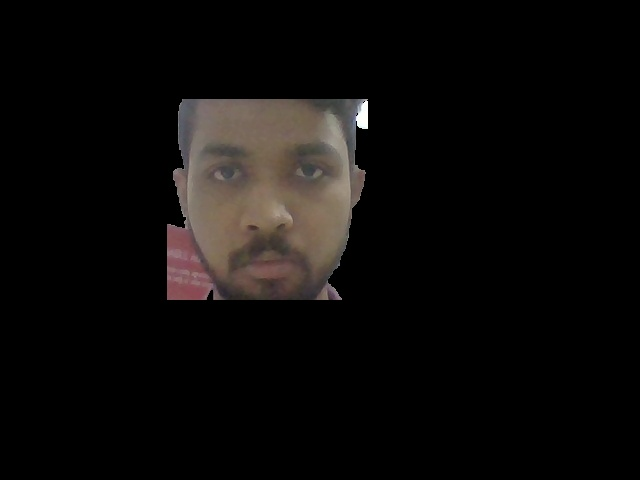
#> input picture extracted_images/extracted.jpg, 640 x 480 px, found by its file name
$ python move.py
#> lines starting #> are read from the running program, lines starting #| are printed output that depends on the picture
import cv2
import numpy as np
image = cv2.imread('../extracted_images/extracted.jpg')
#> image is the input picture: shape (480, 640, 3); mean B, G, R 10.1, 11.2, 13.1
# store the height and width of image
height,width = image.shape[:2]
#> height = 480; width = 640
print(image.shape[:2])
#| (480, 640)
quater_height, quater_width = -100, -100
T = np.float32([[1,0,quater_width],[0,1,quater_height]])
img_translation=cv2.warpAffine(image,T,(width,height))
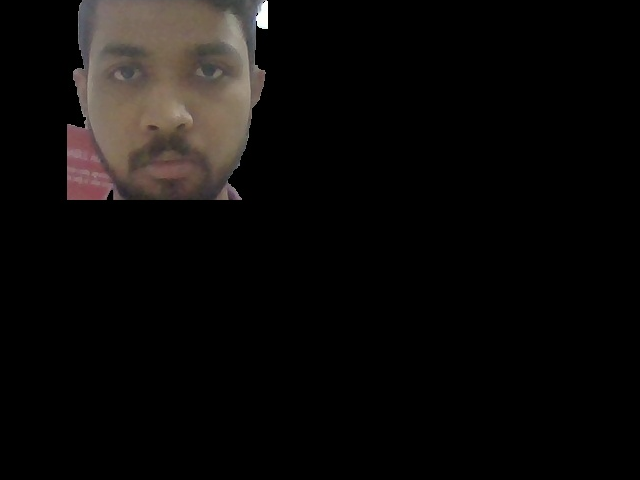
#> img_translation: shape (480, 640, 3); mean B, G, R 10.1, 11.2, 13
print(T)
cv2.imshow('original_image', image)
cv2.waitKey(0)
cv2.imshow('Translation',img_translation)
cv2.waitKey(0)
cv2.destroyAllWindows()
